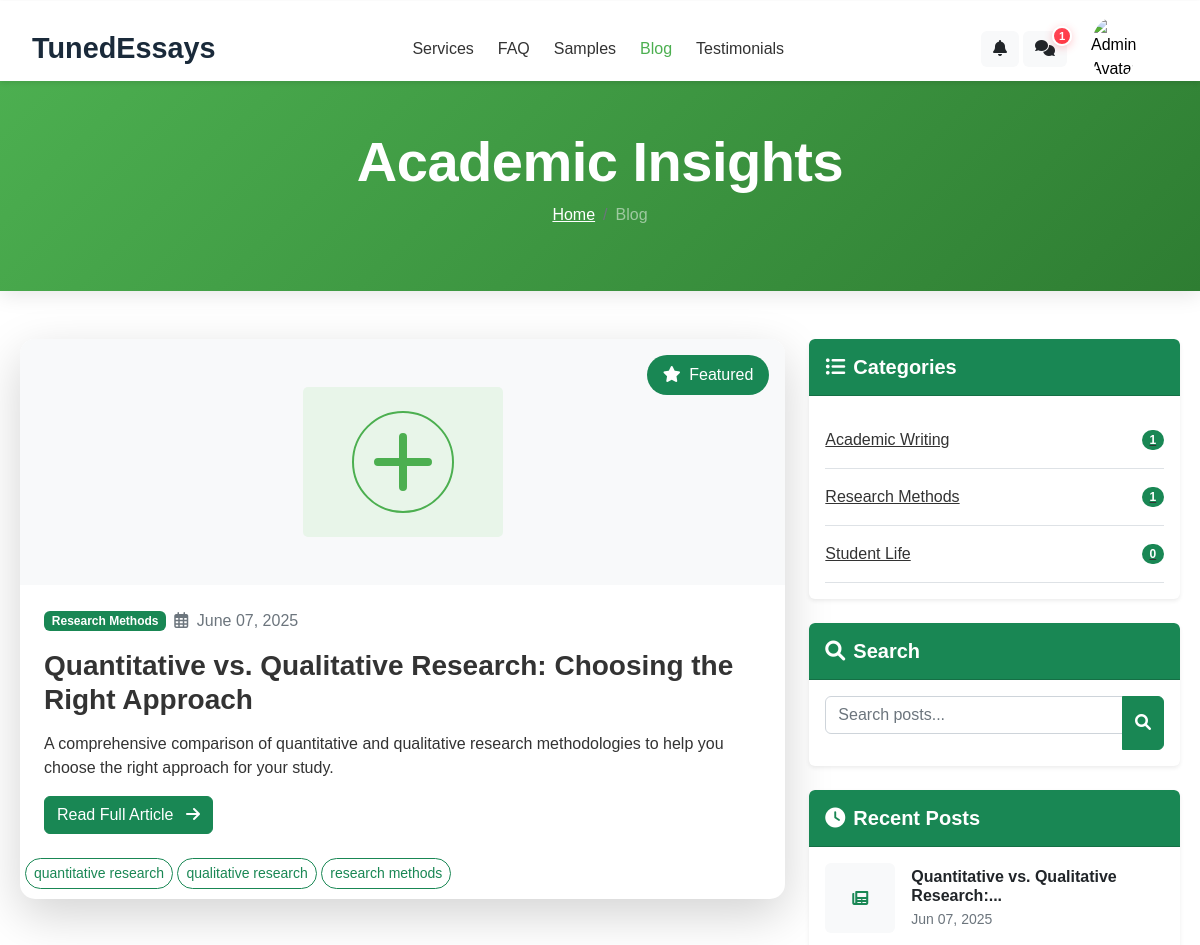
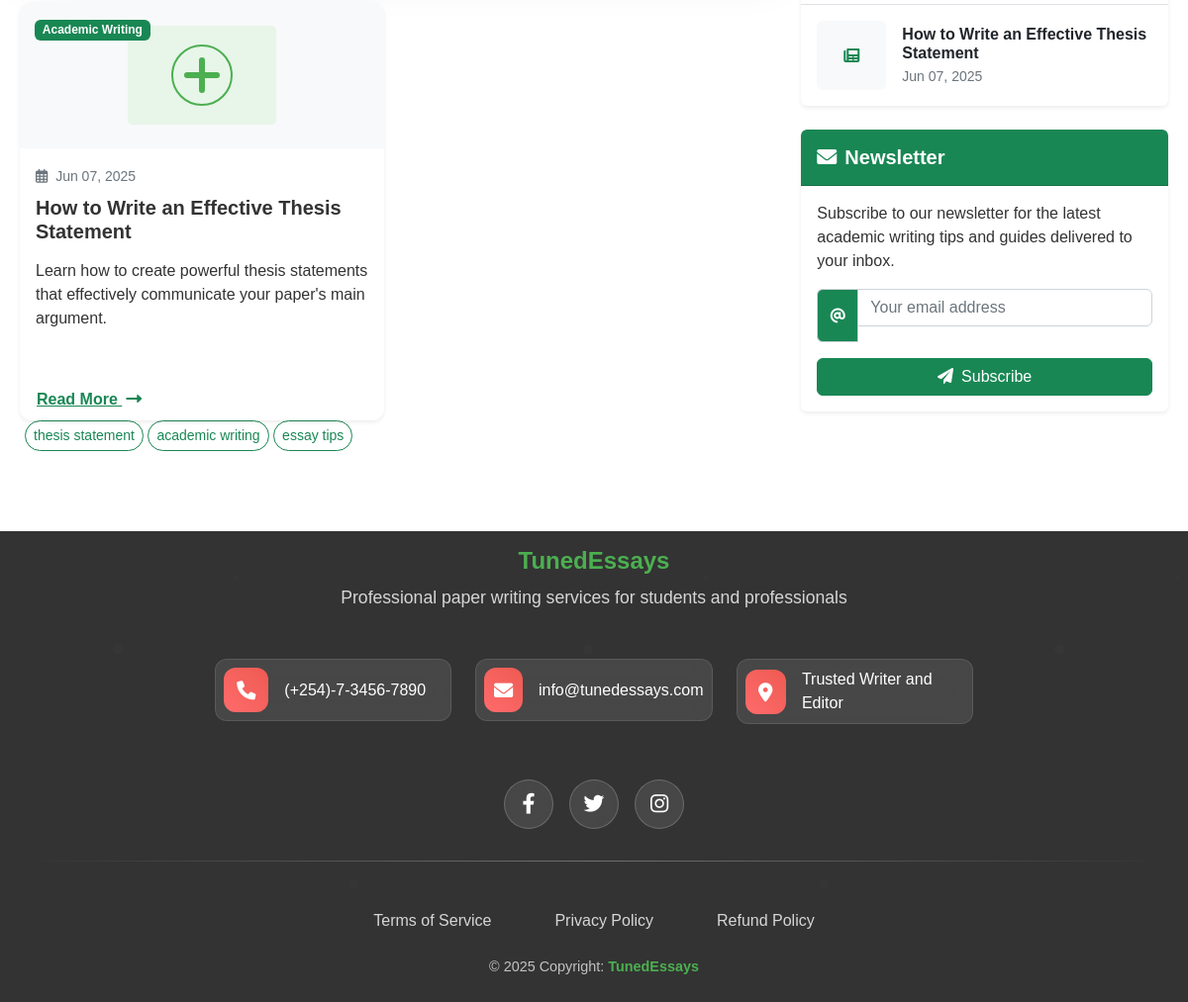
The page /blog/ (signed in) on the database its author committed (2 pictures, top to bottom).
### app/models/blog.py (models this page shows, shortened)
class BlogCategory(db.Model):
    id = db.Column(db.Integer, primary_key=True)
    name = db.Column(db.String(100), nullable=False)
    slug = db.Column(db.String(120), unique=True, nullable=False)
    description = db.Column(db.Text)
    posts = db.relationship('BlogPost', backref='category', lazy=True)

class BlogPost(db.Model):
    id = db.Column(db.Integer, primary_key=True)
    title = db.Column(db.String(200), nullable=False)
    slug = db.Column(db.String(220), unique=True, nullable=False)
    content = db.Column(db.Text, nullable=False)
    excerpt = db.Column(db.Text)
    featured_image = db.Column(db.String(255))
    tags = db.Column(db.String(255))  # Comma-separated tags
    author_id = db.Column(db.Integer, db.ForeignKey('users.id'))
    category_id = db.Column(db.Integer, db.ForeignKey('blog_category.id'))
    is_published = db.Column(db.Boolean, default=False)
    created_at = db.Column(db.DateTime, default=datetime.now)
    published_at = db.Column(db.DateTime)

### app/routes/blog.py (the view)
@blog_bp.route('/')
@blog_bp.route('/page/<int:page>')
def index(page=1):
    posts_query = BlogPost.query.filter_by(is_published=True).order_by(BlogPost.published_at.desc())
    pagination = posts_query.paginate(page=page, per_page=6, error_out=False)
    posts = pagination.items
    featured_post = BlogPost.query.filter_by(is_published=True).order_by(BlogPost.published_at.desc()).first()
    recent_posts = BlogPost.query.filter_by(is_published=True).order_by(BlogPost.published_at.desc()).limit(5).all()
    categories = BlogCategory.query.all()
    return render_template('blog/blog.html',
                          posts=posts,
                          pagination=pagination,
                          featured_post=featured_post,
                          recent_posts=recent_posts,
                          categories=categories,
                          request=request,
                          title="Blog")

### app/templates/blog/blog.html (shortened to what this page needs)
{% extends 'base.html' %}
{% block content %}
    <section class="page-header text-white py-5" style="background: linear-gradient(135deg, #4CAF50 0%, #2E7D32 100%);">
        <div class="container">
            <div class="row">
                <div class="col-12 text-center">
                    <h1 class="page-title display-4 fw-bold">Academic Insights</h1>
                    <nav aria-label="breadcrumb">
                        <ol class="breadcrumb justify-content-center">
                            <li class="breadcrumb-item"><a href="{{ url_for('main.home') }}" class="text-white">Home</a></li>
                            <li class="breadcrumb-item active text-white-50" aria-current="page">Blog</li>
                        </ol>
                    </nav>
                </div>
            </div>
        </div>
    </section>
    <section class="section py-5">
        <div class="container">
            <div class="row">
                <div class="col-lg-8">
                    {% if featured_post %}
                        <div class="featured-post mb-5">
                            <div class="card border-0 shadow-lg rounded-lg overflow-hidden">
                                <div class="position-relative">
                                    {% if featured_post.featured_image %}
                                        <img src="{{ url_for('static', filename=featured_post.featured_image.replace('\\', '/')) }}" class="card-img-top" alt="{{ featured_post.title }}">
                                    {% else %}
                                        <div class="card-img-top bg-light py-5 text-center">
                                            <svg width="200" height="150" viewBox="0 0 200 150" class="img-fluid">
                                                <rect width="200" height="150" fill="#e8f5e9" rx="5" ry="5"/>
                                                <path d="M75,75 L125,75 M100,50 L100,100" stroke="#4CAF50" stroke-width="8" stroke-linecap="round"/>
                                                <circle cx="100" cy="75" r="50" fill="none" stroke="#4CAF50" stroke-width="2"/>
                                            </svg>
                                        </div>
                                    {% endif %}
                                    <div class="featured-badge position-absolute top-0 end-0 bg-success text-white px-3 py-2 m-3 rounded-pill">
                                        <i class="fas fa-star me-1"></i> Featured
                                    </div>
                                </div>
                                <div class="card-body p-4">
                                    <div class="post-meta mb-3 d-flex align-items-center">
                                        <span class="badge bg-success me-2">{{ featured_post.category.name }}</span>
                                        <span class="text-muted"><i class="far fa-calendar-alt me-1"></i> {{ featured_post.published_at.strftime('%B %d, %Y') }}</span>
                                    </div>
                                    <h2 class="card-title h3 mb-3 fw-bold">{{ featured_post.title }}</h2>
                                    <p class="card-text">{{ featured_post.excerpt }}</p>
                                    <a href="{{ url_for('blog.post', slug=featured_post.slug) }}" class="btn btn-success">
                                        Read Full Article <i class="fas fa-arrow-right ms-2"></i>
                                    </a>
                                </div>
                                <div class="blog-tags">
                                    {% if featured_post.tags%}
                                    {%for tag in featured_post.tags.split(',')%}
                                        <a href="{{url_for('main.search', q=tag)}}" class="btn btn-sm btn-outline-success rounded-pill">{{ tag }}</a>
                                    {% endfor %}
                                    {% endif %}
                                </div>
                            </div>
                        </div>
                    {% endif %}
                    <div class="blog-posts-container">
                        <div class="blog-grid">
                            {% for post in posts %}
                                {% if not featured_post or post.id != featured_post.id %}
                                    <div class="blog-card">
                                        <div class="card h-100 border-0 shadow-sm hover-card">
                                            <div class="card-img-wrapper">
                                                {% if post.featured_image %}
                                                    <img src="{{ post.featured_image }}" class="card-img-top" alt="{{ post.title }}">
                                                {% else %}
                                                    <div class="card-img-top bg-light py-4 text-center">
                                                        <svg width="150" height="100" viewBox="0 0 150 100" class="img-fluid">
                                                            <rect width="150" height="100" fill="#e8f5e9" rx="5" ry="5"/>
                                                            <path d="M60,50 L90,50 M75,35 L75,65" stroke="#4CAF50" stroke-width="6" stroke-linecap="round"/>
                                                            <circle cx="75" cy="50" r="30" fill="none" stroke="#4CAF50" stroke-width="2"/>
                                                        </svg>
                                                    </div>
                                                {% endif %}
                                                <div class="category-badge">
                                                    <span class="badge bg-success">{{ post.category.name }}</span>
                                                </div>
                                            </div>
                                            <div class="card-body">
                                                <div class="post-meta mb-2">
                                                    <span class="text-muted small"><i class="far fa-calendar-alt me-1"></i> {{ post.published_at.strftime('%b %d, %Y') }}</span>
                                                </div>
                                                <h3 class="card-title h5 mb-3 fw-bold">{{ post.title }}</h3>
                                                <p class="card-text">{{ post.excerpt | truncate(120) }}</p>
                                            </div>
                                            <div class="card-footer bg-transparent border-0 pt-0">
                                                <a href="{{ url_for('blog.post', slug=post.slug) }}" class="btn btn-link text-success p-0 read-more-link">
                                                    Read More <i class="fas fa-long-arrow-alt-right ms-1"></i>
                                                </a>
                                            </div>
                                        </div>
                                        <div class="blog-tags">
                                            {% if post.tags%}
                                            {%for tag in post.tags.split(',')%}
                                                <a href="{{url_for('main.search', q=tag)}}" class="btn btn-sm btn-outline-success rounded-pill">{{ tag }}</a>
                                            {% endfor %}
                                            {% endif %}
                                        </div>
                                    </div>
                                {% endif %}
                            {% endfor %}
                        </div>
                    </div>
                </div>
                <div class="col-lg-4">
                    <div class="sidebar-widget mb-4">
                        <div class="card border-0 shadow-sm rounded-lg">
                            <div class="card-header bg-success text-white py-3">
                                <h3 class="widget-title h5 mb-0 fw-bold"><i class="fas fa-list-ul me-2"></i>Categories</h3>
                            </div>
                            <div class="card-body">
                                <ul class="category-list list-unstyled mb-0">
                                    {% for category in categories %}
                                        <li class="category-item">
                                            <a href="{{ url_for('blog.category', slug=category.slug) }}" class="d-flex justify-content-between align-items-center py-3 border-bottom category-link">
                                                <span>{{ category.name }}</span>
                                                <span class="badge bg-success rounded-pill">{{ category.posts | length }}</span>
                                            </a>
                                        </li>
                                    {% endfor %}
                                </ul>
                            </div>
                        </div>
                    </div>
                    <div class="sidebar-widget mb-4">
                        <div class="card border-0 shadow-sm rounded-lg">
                            <div class="card-header bg-success text-white py-3">
                                <h3 class="widget-title h5 mb-0 fw-bold"><i class="fas fa-search me-2"></i>Search</h3>
                            </div>
                            <div class="card-body">
                                <form action="{{ url_for('blog.index') }}" method="GET">
                                    <div class="input-group">
                                        <input type="text" class="form-control" placeholder="Search posts..." name="q" value="{{ request.args.get('q', '') }}">
                                        <button class="btn btn-success" type="submit">
                                            <i class="fas fa-search"></i>
                                        </button>
                                    </div>
                                </form>
                            </div>
                        </div>
                    </div>
                    <div class="sidebar-widget mb-4">
                        <div class="card border-0 shadow-sm rounded-lg">
                            <div class="card-header bg-success text-white py-3">
                                <h3 class="widget-title h5 mb-0 fw-bold"><i class="fas fa-clock me-2"></i>Recent Posts</h3>
                            </div>
                            <div class="card-body p-0">
                                <ul class="recent-posts-list list-unstyled mb-0">
                                    {% for post in recent_posts %}
                                        <li class="recent-post-item">
                                            <a href="{{ url_for('blog.post', slug=post.slug) }}" class="d-flex align-items-center text-decoration-none p-3 {% if not loop.last %}border-bottom{% endif %} recent-post-link">
                                                <div class="flex-shrink-0">
                                                    {% if post.featured_image %}
                                                        <img src="{{ post.featured_image }}" alt="{{ post.title }}" class="recent-post-thumb rounded" width="70" height="70">
                                                    {% else %}
                                                        <div class="recent-post-thumb bg-light rounded d-flex align-items-center justify-content-center" style="width: 70px; height: 70px;">
                                                            <i class="fas fa-newspaper text-success"></i>
                                                        </div>
                                                    {% endif %}
                                                </div>
                                                <div class="flex-grow-1 ms-3">
                                                    <h4 class="recent-post-title h6 mb-1 text-dark fw-bold">{{ post.title | truncate(50) }}</h4>
                                                    <p class="recent-post-date small text-muted mb-0">{{ post.published_at.strftime('%b %d, %Y') }}</p>
                                                </div>
                                            </a>
                                        </li>
                                    {% endfor %}
                                </ul>
                            </div>
                        </div>
                    </div>
                    <div class="sidebar-widget">
                        <div class="card border-0 shadow-sm rounded-lg overflow-hidden">
                            <div class="card-header bg-success text-white py-3">
                                <h3 class="widget-title h5 mb-0 fw-bold"><i class="fas fa-envelope me-2"></i>Newsletter</h3>
                            </div>
                            <div class="card-body">
                                <p class="mb-3">Subscribe to our newsletter for the latest academic writing tips and guides delivered to your inbox.</p>
                                <form action="{{ url_for('main.newsletter_subscribe') }}" method="POST" class="newsletter-form">
                                    <div class="mb-3">
                                        <div class="input-group">
                                            <span class="input-group-text bg-success text-white"><i class="fas fa-at"></i></span>
                                            <input type="email" class="form-control" placeholder="Your email address" name="email" required>
                                        </div>
                                    </div>
                                    <div class="d-grid">
                                        <button type="submit" class="btn btn-success">
                                            <i class="fas fa-paper-plane me-2"></i>Subscribe
                                        </button>
                                    </div>
                                </form>
                            </div>
                        </div>
                    </div>
                </div>
            </div>
        </div>
    </section>
{% endblock %}

### rows shown on the page
BlogCategory: category.name "Research Methods", name "Research Methods", posts|length "1"
BlogPost: published_at "June 07, 2025", title "Quantitative vs. Qualitative Research: Choosing the Right Approach", excerpt "A comprehensive comparison of quantitative and qualitative research methodologies to help you choose the right approach for your study.", title "Quantitative vs. Qualitative Research:...", published_at "Jun 07, 2025"
BlogPost: category.name "Academic Writing", published_at "Jun 07, 2025", title "How to Write an Effective Thesis Statement", excerpt "Learn how to create powerful thesis statements that effectively communicate your paper's main argument.", tag "thesis statement" "academic writing" "essay tips"
BlogCategory: name "Academic Writing", posts|length "1"
BlogCategory: name "Student Life", posts|length "0"

### other values the page prints
{{ tag }} "quantitative research" "qualitative research" "research methods"
